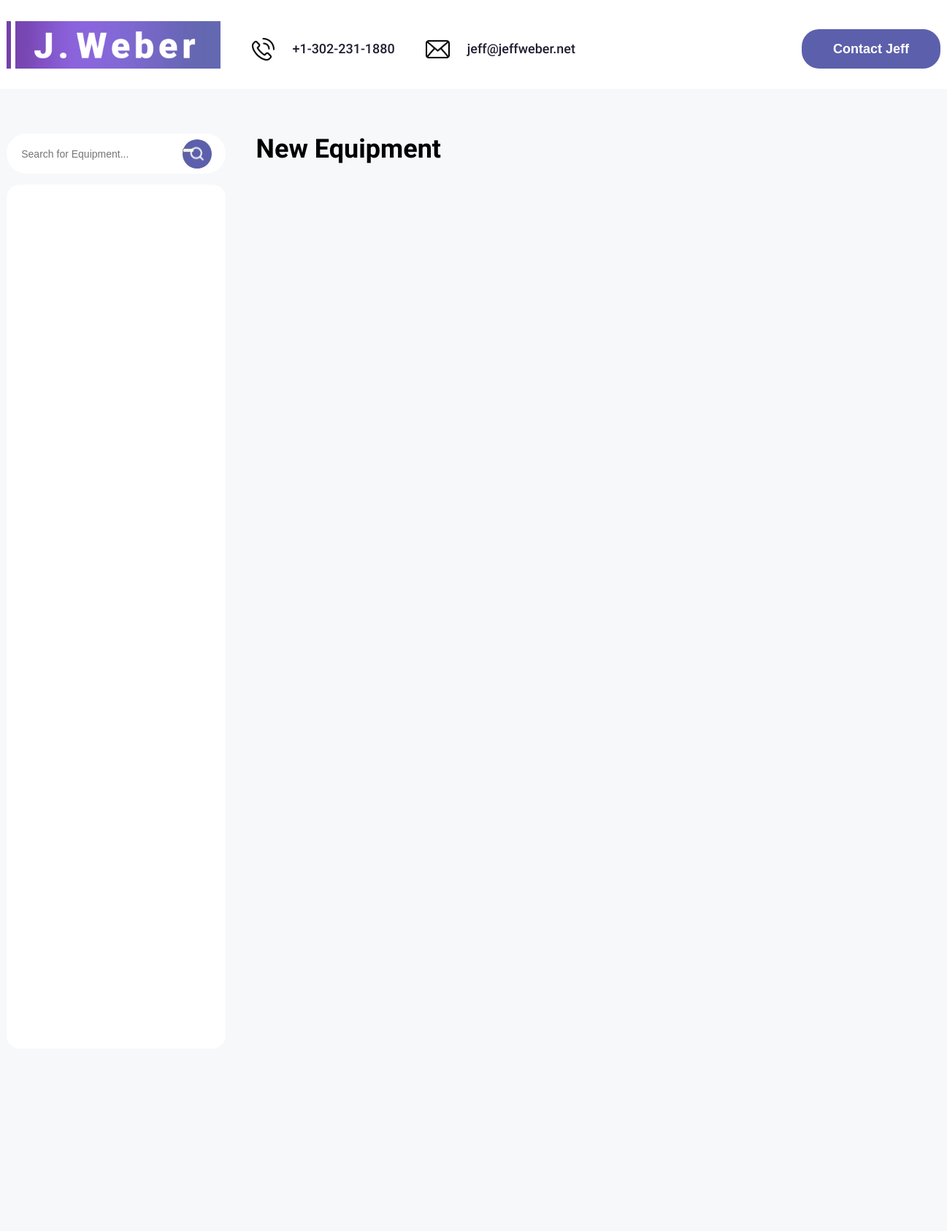
The app's page / (upper part), older data.
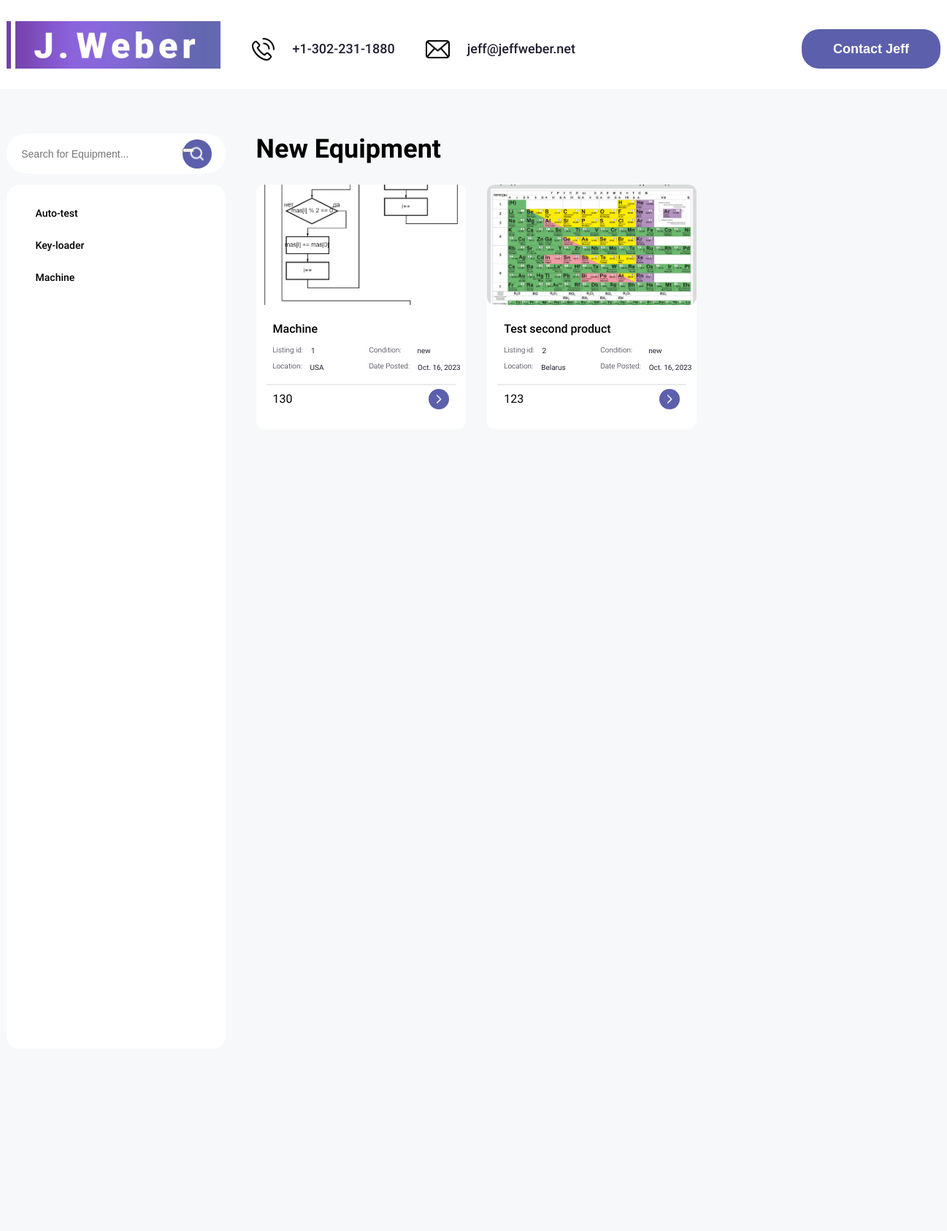
The same page, newer data.
### website/models.py (models this page shows, shortened)
class Category (models.Model):
    name = models.TextField(max_length=1000)

class Product (models.Model):
    CHOISE_GENRE = (
        ('used', "used"),
        ('new', "new"),
    )
    category = models.ForeignKey(Category, on_delete=models.CASCADE)
    product_title = models.TextField(max_length=1000)
    condition = models.TextField()
    quantity = models.TextField()
    location = models.TextField(max_length=100)
    data_posted = models.DateField(auto_now=False)
    price = models.TextField(max_length=50)
    description = models.TextField()
    image = models.ImageField(upload_to='media/product_images', null=True, blank=True)

### website/views.py (the view)
# urls.py: path('', views.homepage, name='categories_view'),
def homepage(request, pk=None):
    context = {}
    if pk:
        category = Category.objects.get(pk=pk)
        products = Product.objects.filter(category=category)
    else:
        products = Product.objects.all()
    categories = Category.objects.all().order_by('name')
    context['categories'] = categories
    if request.method == 'POST':
        search_term = request.POST.get('search', '')
        q_title = Q(product_title__icontains=search_term)
        q_id = Q(id__icontains=search_term)
        q_combined = q_title | q_id
        results = Product.objects.filter(q_combined)
        context['products'] = results
    else:
        context['products'] = products
    return render(request, 'homepage.html', context)

### website/templates/homepage.html (shortened to what this page needs)
{% load static %}
<!DOCTYPE html>
<html lang="en">
<head>
    <link rel="stylesheet" href="{% static 'styles/style.css'%}">
</head>
<body>
    {% block header %}
    <header class="header">
        <div class="wrapper">
           <div class="header_wrapper">
               <div class="header_logo">
                   <a href="{% url 'categories_view' %}" class="header_logo-link">
                       <img src="{% static 'img/svg/logo.svg'%}" alt="logo" class="header_logo-pic">
                   </a>
               </div>
               <nav class="header_nav">
                   <div class="header_block">
                       <ul class="header_list">
                           <li class="header_item">
                               <div class="nav_wrapper">
                                   <img src="{% static 'img/svg/icon_phone.svg'%}" alt="icon phone" class="icon_phone">
                                   <a href="#!" class="header_link">+1-302-231-1880</a>
                               </div>
                           </li>
                           <li class="header_item">
                               <div class="nav_wrapper">
                                   <img src="{% static 'img/svg/icon_message.svg'%}" alt="icon email" class="icon_email">
                                   <a href="#!" class="header_link">jeff@jeffweber.net</a>
                               </div>
                           </li>
                       </ul>
                       <button class="btn" data-modal>Contact Jeff</button>
                   </div>
               </nav>
           </div>
        </div>
    </header>
    {% endblock %}
    <main class="main">
        <section class="intro">
            <div class="wrapper">
                {% block left %}
                <div class="left_block">
<form class="search-form" method="post" action="{% url 'categories_view' %}">
    <div class="search_wrapper">
        <input type="text" class="search_input" name="search" placeholder="Search for Equipment...">
        <div class="search_button">
            <button type="submit">
                <img src="{% static 'img/svg/lupa.svg' %}" alt="" class="search_icon">
            </button>
        </div>
    </div>
</form>
                    <form class="categories-form">
                        <div class="categories_wrapper">
                            <ul class="categories_items">
                                {% for category in categories %}
                                    <li class="categories_item">
                                        <a href="{% url 'categories_view' category.pk %}" >{{ category.name }}</a>
                                    </li>
                                {% endfor %}
                            </ul>
                        </div>
                    </form>
                </div>
                {% endblock %}
                {% block right %}
                <div class="right_block">
                    <div class="title_right_block">
                        <h1>New Equipment</h1>
                    </div>
                    <div class="right_wrapper">
                        {% for product in products %}
                            <div class="card">
                                <div class="card_image">
                                    <img src="/media/{{ product.image }}" onerror="this.onerror='null'; this.style='display:none'; noneid{{ product.id }}.style='display:block'">
                                </div>
                                <div class="card_descr">
                                    <div class="card_title">{{ product.product_title }}</div>
                                    <div class="card_subtitle">
                                        <div class="title_category">
                                            <h1>Listing id:</h1>
                                            <li class="category_value">
                                                <a href="#!" >{{ product.id }}</a>
                                            </li>
                                        </div>
                                        <div class="title_condition">
                                            <h1>Condition:</h1>
                                            <li class="condition_value">
                                                <a href="#!" >{{ product.condition }}</a>
                                            </li>
                                        </div>
                                        <div class="title_location">
                                            <h1>Location:</h1>
                                            <li class="location_value">
                                                <a href="#!" >{{ product.location }}</a>
                                            </li>
                                        </div>
                                        <div class="title_date">
                                            <h1>Date Posted:</h1>
                                            <li class="date_value">
                                                <a href="#!" >{{ product.data_posted }}</a>
                                            </li>
                                        </div>
                                    </div>
                                </div>
                                <hr>
                                <div class="card_footer">
                                    <div class="card_price">{{ product.price }}</div>
                                    <a href="{% url 'product_view' product.pk %}" class="card_button">
                                        <img src="{% static 'img/svg/button_right_block.svg'%}" alt="#!" class="card_icon">
                                    </a>
                                </div>
                            </div>
                        {% endfor %}
                    </div>
                </div>
                {% endblock %}
            </div>
        </section>
    </main>
</body>
</html>

Row changes from the older to the newer data that the page shows:
added Category: name "Auto-test"
added Category: name "Key-loader"
added Category: name "Machine"
added Product: image (picture), product_title "Machine", id "1", condition "new", location "USA", data_posted "Oct. 16, 2023", price "130"
added Product: image (picture), product_title "Test second product", id "2", condition "new", location "Belarus", data_posted "Oct. 16, 2023", price "123"
